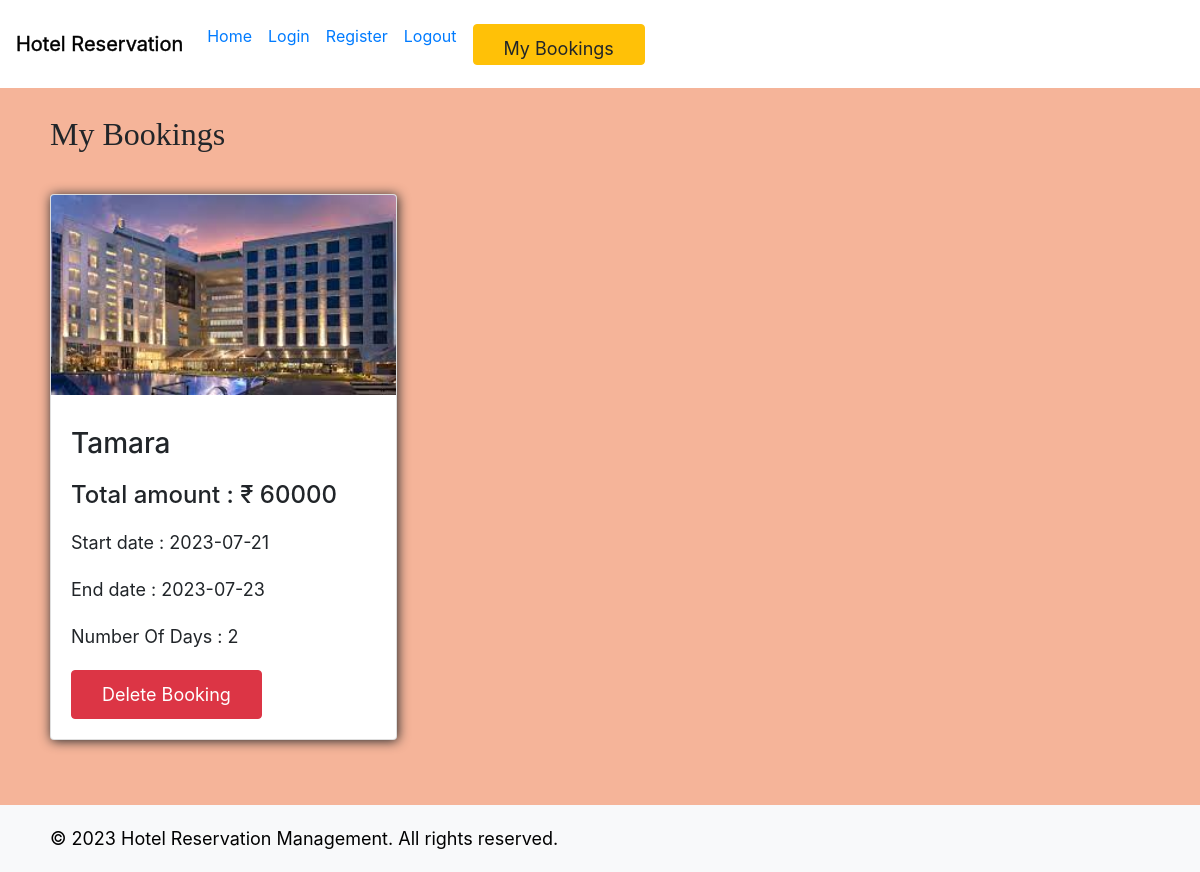
/mybookings (signed in), run on the app's committed database.
### app/models.py (models this page shows, shortened)
class Bookings(models.Model):
    hotel = models.ForeignKey(Hotels,on_delete=models.CASCADE)
    user = models.ForeignKey(Customer,on_delete=models.CASCADE)
    start_date = models.CharField(max_length=50)
    end_date = models.CharField(max_length=50)
    number_of_days = models.IntegerField()
    total_amount_paid = models.IntegerField()

class Hotels(models.Model):
    hotel_name = models.CharField(max_length=50)
    Select_location = models.ForeignKey(Location,on_delete=models.CASCADE)
    number_of_rooms = models.IntegerField()
    discription = models.CharField(max_length=1000)
    photo = photo=models.ImageField(upload_to='./static/images')
    rent_per_day = models.IntegerField()

### app/views.py (the view)
# urls.py: path('mybookings',views.mybookings,name='mybookings'),
def mybookings(request):
      user_id = request.user.id
      user = User.objects.get(id=user_id)
      customer = Customer.objects.get(connection=user)
      hotels = Bookings.objects.filter(user=customer)
      return render(request,"mybooking.html",{"ho":hotels})

### app/templates/mybooking.html (shortened to what this page needs)
{% extends 'index.html'%}
{% block content %}
<div class="container">
    <h2 style="
    margin-block: revert; font-family: fantasy;
">My Bookings</h2>
    <div style="margin-block: 41px;"  class="row">
    {% for data in ho %}
    <div class="col-md-4">
        <div class="card mb-4 box-shadow"  style="
        box-shadow: 1px 1px 12px 0px;
    ">
          <img class="card-img-top" src="/{{data.hotel.photo}}" alt="Product Image">
          <div class="card-body">
            <h3 class="card-text">{{data.hotel.hotel_name}}</h3>
            <p class="card-text"><h4>Total amount : ₹ {{data.total_amount_paid}}</h4></p>
            <p class="card-text">Start date : {{data.start_date}}</p>
            <p class="card-text">End date : {{data.end_date}}</p>
            <p class="card-text">Number Of Days : {{data.number_of_days}}</p>
            <div class="d-flex justify-content-between align-items-center">
              <a href="/delete_my_bookings/{{data.id}}" ><button type="button" class="btn btn-danger">Delete Booking</button></a>
            </div>
          </div>
        </div>
      </div>
    {% endfor %}
    </div>
</div>
    {% endblock content %}

### app/templates/index.html (style rules this page uses)
body { background-color: #f8f9fa; }
.container { margin: 0; padding: 0px 20px; text-align: left; margin-left: auto; margin-right: auto; }
p { font-size: 18px; margin-bottom: 20px; }
.btn { font-size: 18px; padding: 10px 30px; }

### app/templates/mybooking.html (style rules this page uses)
.card-img-top { object-fit: cover; height: 200px; }

### data on the page
Bookings: hotel.photo (picture), hotel.hotel_name "Tamara", total_amount_paid "60000", start_date "2023-07-21", end_date "2023-07-23", number_of_days "2"
